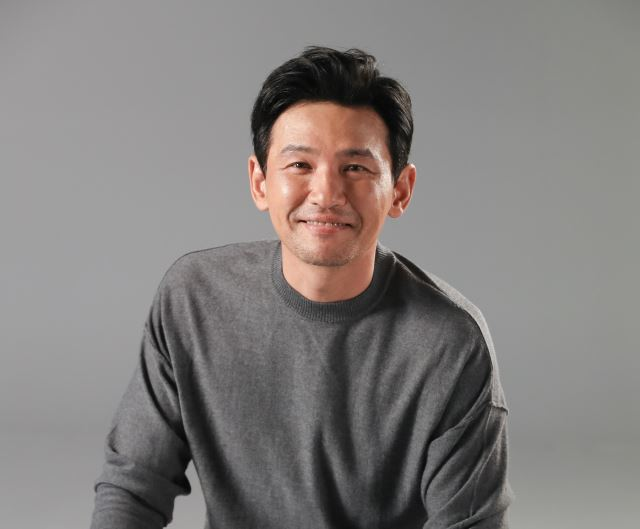
#> input picture Practice/images/hwang.jpg, 640 x 529 px
$ jupyter execute 13_face_recognition.ipynb
#> lines starting #> are read from the running program, lines starting #| are printed output that depends on the picture; after the words box and inside, x2 and y2 are one past the last pixel; in counts of white or black regions, pixels touching at a corner belong together
## 13. 얼굴 인식

[cell 1]
import cv2

HWANG = "../images/hwang.jpg"
QUEEN = "../images/queen.jpg"
BEATLES = "../images/beatles.jpg"
SANDVICH = "../images/sandvich.jpg"

face_cascade = cv2.CascadeClassifier("../cascade/haarcascade_frontalface_default.xml")
eye_cascade = cv2.CascadeClassifier("../cascade/haarcascade_eye.xml")

[cell 2]
img = cv2.imread(HWANG)
#> img is the input picture: shape (529, 640, 3); mean B, G, R 124.9, 126.8, 130.7

gray = cv2.cvtColor(img, cv2.COLOR_BGR2GRAY) # 색의 밝기로 검출하므로 gray
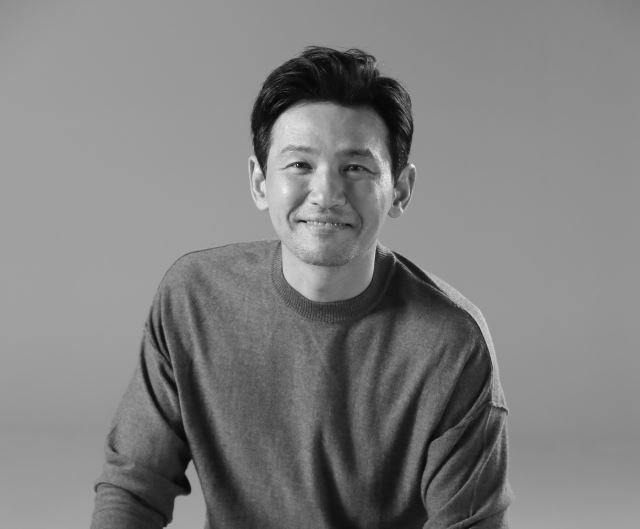
#> gray: shape (529, 640); min 1, max 245, mean 127.8

#scaleFactor - 1.1에 가까울 수록 더 얼굴 정확하게, minNeighbors - 최소 몇개는 얼굴로 잡혀야 얼굴로 인식
faces = face_cascade.detectMultiScale(gray, scaleFactor=1.1, minNeighbors=8, minSize=(10,10))
#> faces = [[245, 101, 159, 159]]
eyes = eye_cascade.detectMultiScale(gray, scaleFactor=1.1, minNeighbors=2, maxSize=(40,40))
#> eyes = [[337, 155, 29, 29], [284, 150, 31, 31]]

if len(faces) :
    for face in faces :
        x, y, width, height = face
        cv2.rectangle(img, (x,y), (x+width, y+height), (0,255,0), 4)
#> this loop made 1 pass
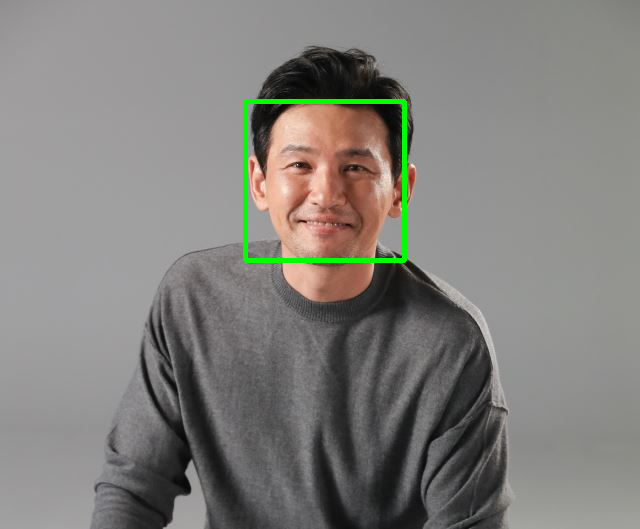
#> img: shape (529, 640, 3); 0.94% of pixels changed, all inside (x1, y1, x2, y2) = (243, 99, 407, 263)

if len(eyes) :
    for eye in eyes :
        x, y, width, height = eye
        cv2.rectangle(img, (x,y), (x+width, y+height), (255,255, 0), 3)
#> this loop made 2 passes
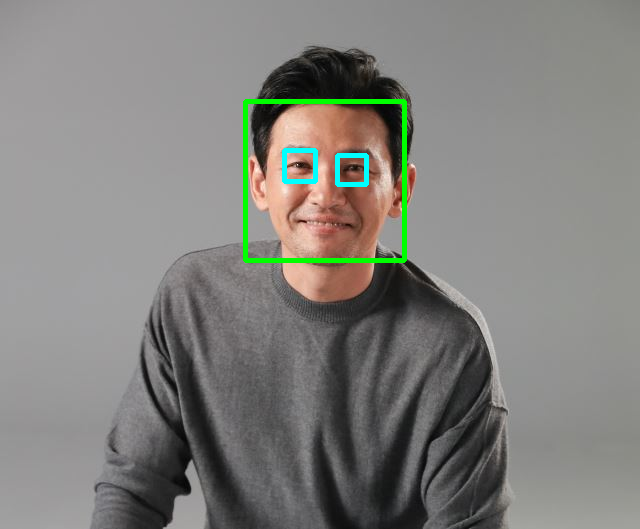
#> img: shape (529, 640, 3); 0.35% of pixels changed, all inside (x1, y1, x2, y2) = (282, 148, 369, 187)

cv2.imshow("img", img)
cv2.waitKey(0)
cv2.destroyAllWindows()

$ run again, with Practice/images/book.jpg copied over Practice/images/hwang.jpg
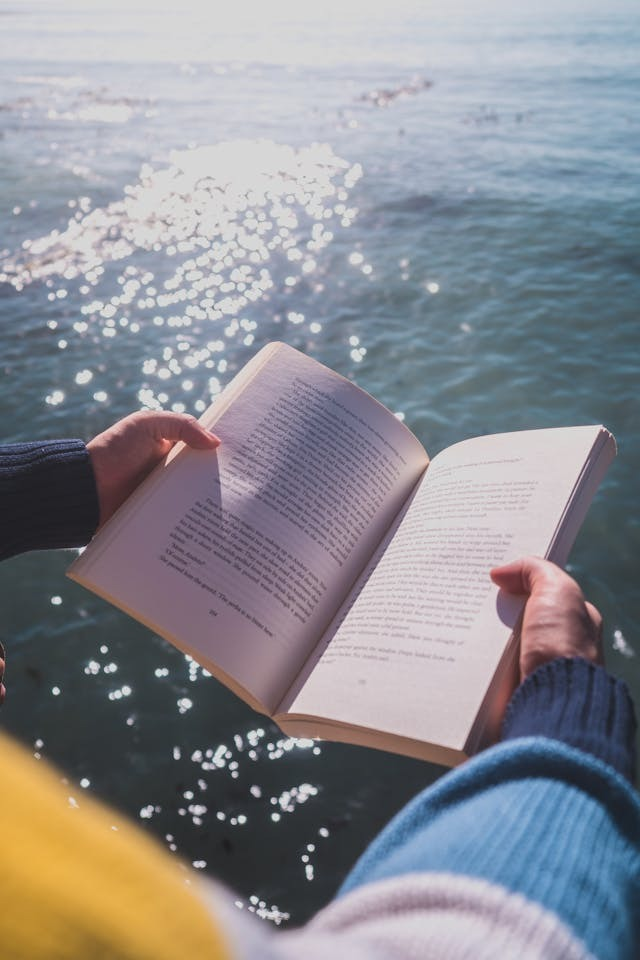
#> input picture Practice/images/book.jpg, 640 x 960 px
#> img is the input picture: shape (960, 640, 3); mean B, G, R 145.7, 139.7, 139.4
#> `gray = cv2.cvtColor(img, cv2.COLOR_BGR2GRAY)`:
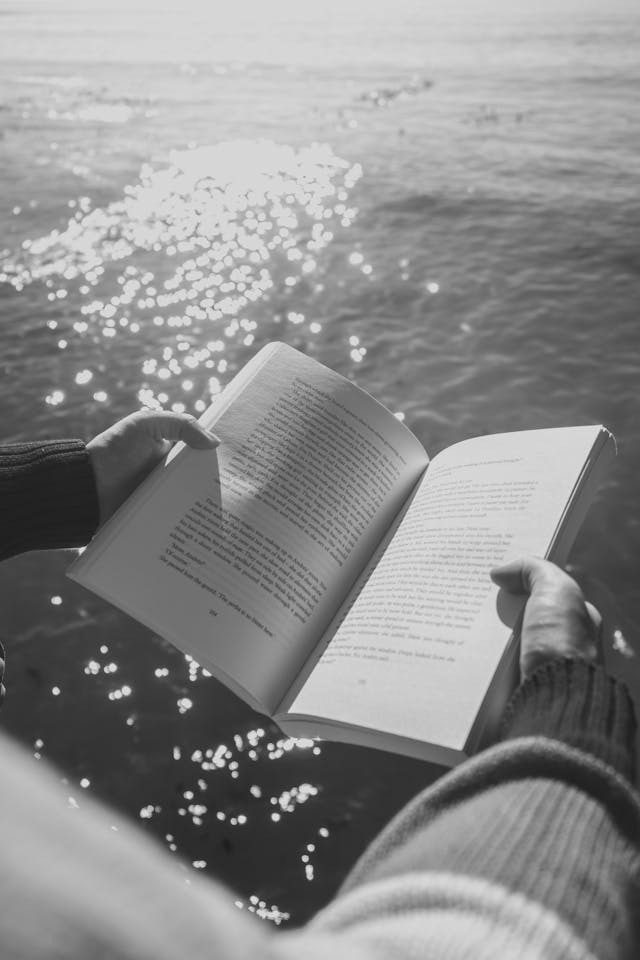
#> gray: shape (960, 640); min 17, max 234, mean 140.3
#> faces = ()
#> eyes = [[416, 74, 23, 23], [165, 834, 22, 22], [384, 900, 21, 21], [370, 82, 31, 31], [146, 826, 36, 36], [159, 830, 32, 32], [59, 764, 36, 36]]
#> the loop `for eye in eyes :` made 7 passes
#> after the loop `for eye in eyes :`:
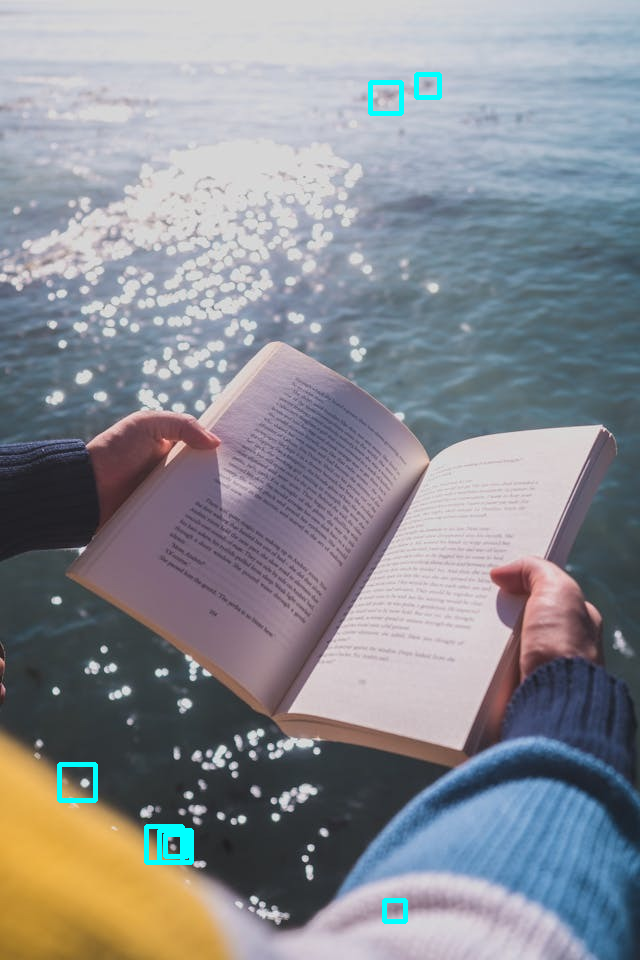
#> img: shape (960, 640, 3); 0.6% of pixels changed, all inside (x1, y1, x2, y2) = (57, 72, 442, 924)
